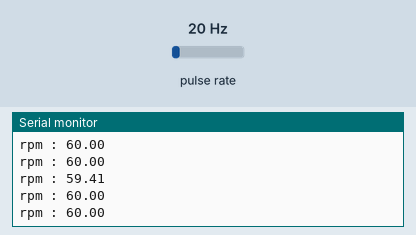
Recording of a sketch running on a simulated Arduino Uno, built with avr-gcc and run on an emulated ATmega328P. Parts: the last lines printed to the serial monitor. Wiring (inferred from the names in the program): pulse sensor: data pin 3. Inputs (shaded band) come from the test bench; at power-on: pulse rate 20 Hz.

Above: at 1.2 s.
1.3 s: pulse rate (sensor on pin 3) set to 4 Hz
At 1.31 s:
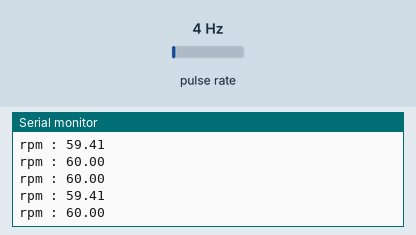
2.8 s: pulse rate (sensor on pin 3) set to 50 Hz
At 2.82 s:
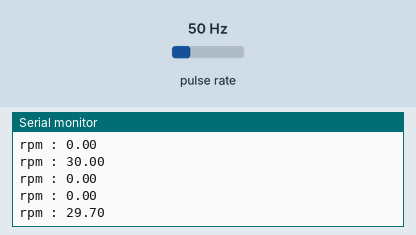
Timing chart, 0 to 5.8 s (numbered marks = the images above; inputs shaded):
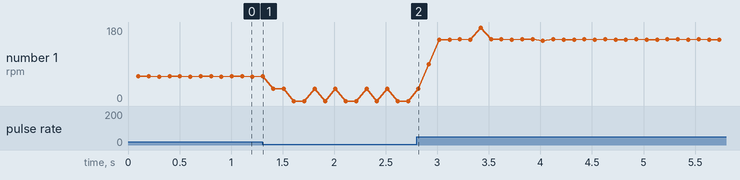

The sketch:

main_arduino_sender.ino
```cpp
#include <SPI.h>
#include <mcp2515_can.h>

const int SPEED_SENSOR_PIN = 3;
const int CAN_CS_PIN = 9;
const unsigned long pulse_per_turn = 20; // number of holes

unsigned long oldtime = 0;
float rpm = 0;
unsigned long time;
unsigned long pulse = 0;

mcp2515_can CAN(CAN_CS_PIN); // Changed from MCP_CAN to mcp2515_can

void setup()
{
    Serial.begin(9600);
    attachInterrupt(digitalPinToInterrupt(SPEED_SENSOR_PIN), count, FALLING);

    while (CAN_OK != CAN.begin(CAN_500KBPS))
    {
        Serial.println("CAN BUS Shield init fail");
        Serial.println("Init CAN BUS Shield again");
        delay(100);
    }
    Serial.println("CAN BUS Shield init ok!");
}

void loop()
{
    detachInterrupt(digitalPinToInterrupt(SPEED_SENSOR_PIN));
    time = millis() - oldtime; // find time
    float round = (float)pulse / (float)pulse_per_turn;
    rpm = round * 60.0 * 1000.0 / time; // calculate rpm

    oldtime = millis(); // save current time
    pulse = 0;
    attachInterrupt(digitalPinToInterrupt(SPEED_SENSOR_PIN), count, FALLING);

    Serial.print("rpm : ");
    Serial.println(rpm);

    // Send RPM data over CAN
    unsigned char rpmData[4];
    memcpy(rpmData, &rpm, sizeof(rpm));
    CAN.sendMsgBuf(0x100, 0, 4, rpmData);

    delay(100);
}

void count()
{
    pulse++;
}
```

Measured:
- plotted number 1: 59.41 → 0 after the input at 1.3 s, 0 → 150 after the input at 2.8 s
